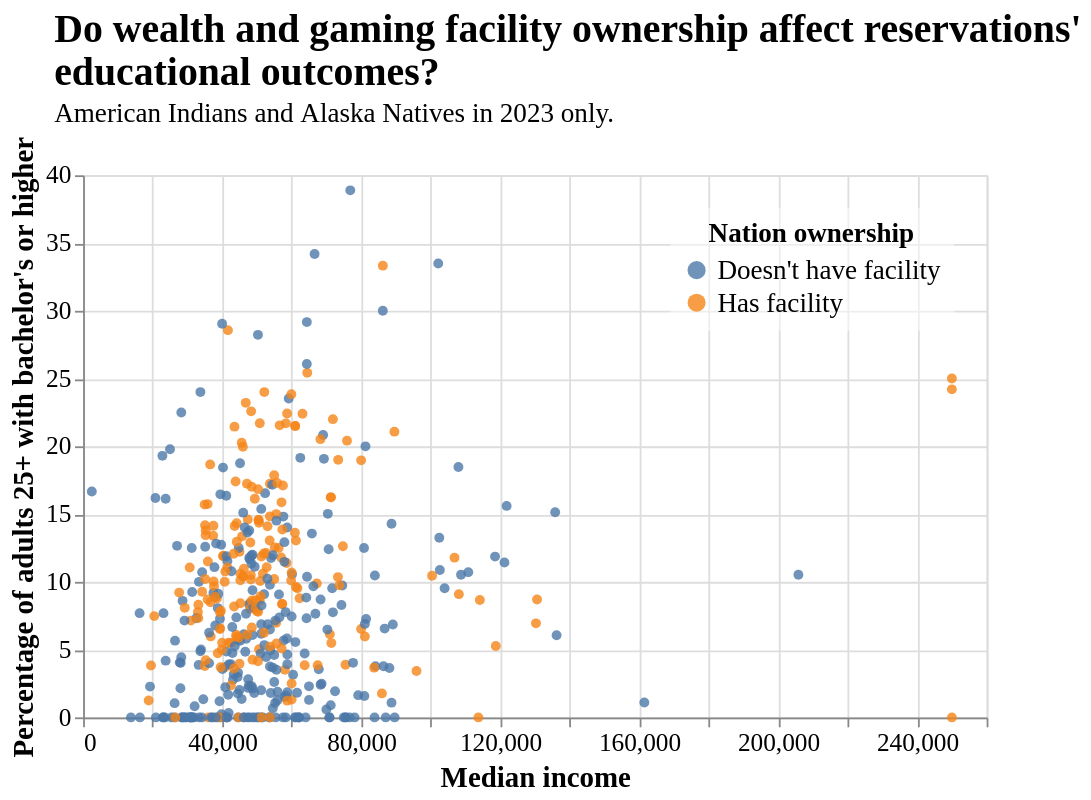

The notebook cell saved with this chart:
### Code cell
scatter_incomes = alt.Chart(gaming_compare23).mark_point(filled=True, opacity=0.8).encode(
    x=alt.X('hincmed_aiana').title('Median income'),
    y=alt.Y('educshare_aiana_bachplus').title('Percentage of adults 25+ with bachelor\'s or higher'),
    color=alt.Color('has_facility:N').legend(
                alt.Legend(fillColor='rgba(255, 255, 255, 0.5)', 
                           cornerRadius=5,
                           padding=7,
                           title='Nation ownership')
            )#.scale(scheme='blueorange'),
    # size=alt.Size('is_facility')
)

scatter_incomes.properties(
    height=300,
    width=500,
    title=alt.Title(['Do wealth and gaming facility ownership affect reservations\'', 'educational outcomes?'],
                    anchor='start',
                    subtitle='American Indians and Alaska Natives in 2023 only.',
                    # align='center',
                    fontSize=22,
                    subtitleFontSize=15,
                    dx=25)
).configure(
    font='Agency FB',
).configure_axis(
    labelFontSize=14,
    titleFontSize=16,
).configure_legend(
    titleFontSize=15,
    labelFontSize=15,
    titleAnchor='middle',
    titleAlign='center',
    orient='top-right'
)#.save('./graphics/scatter_bachelors_vs_income_byfacility.svg')

### Figure 1 — Vega-Lite specification as saved in the notebook (floating-point values rounded to 4 significant figures; data arrays with more than 128 entries replaced by an {"elided": "..."} marker saying what was removed)
{"config": {"view": {"continuousWidth": 300, "continuousHeight": 300}, "axis": {"labelFontSize": 14, "titleFontSize": 16}, "font": "Agency FB", "legend": {"labelFontSize": 15, "orient": "top-right", "titleAlign": "center", "titleAnchor": "middle", "titleFontSize": 15}}, "data": {"name": "data-5e8425119f8819ef852877633473c33a"}, "mark": {"type": "point", "filled": true, "opacity": 0.8}, "encoding": {"color": {"field": "has_facility", "legend": {"cornerRadius": 5, "fillColor": "rgba(255, 255, 255, 0.5)", "padding": 7, "title": "Nation ownership"}, "type": "nominal"}, "x": {"field": "hincmed_aiana", "title": "Median income", "type": "quantitative"}, "y": {"field": "educshare_aiana_bachplus", "title": "Percentage of adults 25+ with bachelor's or higher", "type": "quantitative"}}, "height": 300, "title": {"text": ["Do wealth and gaming facility ownership affect reservations'", "educational outcomes?"], "anchor": "start", "dx": 25, "fontSize": 22, "subtitle": "American Indians and Alaska Natives in 2023 only.", "subtitleFontSize": 15}, "width": 500, "$schema": "https://vega.github.io/schema/vega-lite/v5.20.1.json", "datasets": {"data-5e8425119f8819ef852877633473c33a": {"elided": "709 records"}}}
